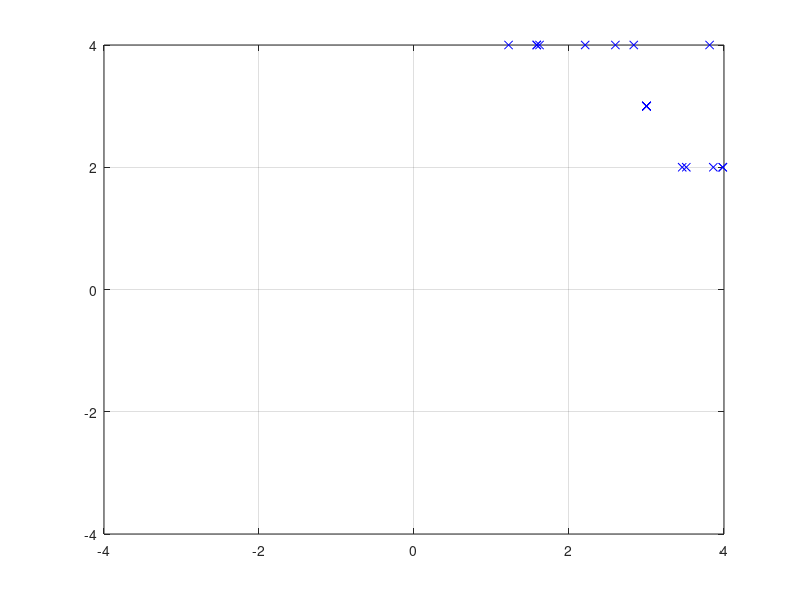

The MATLAB script that drew this image: (Note: this script raises an error after producing the figure.)
clc ; 
% clear all ;
close all;

% initialization
swarm_size = 64 ;
maxIter = 100;      %jumlah partikel
inertia = 1.0 ;     %jumlah iterasi
correction_factor =2.0 ;

% posisi awal swarm
a = 1:8 ;
[X,Y] = meshgrid(a,a);
C = cat(2, X', Y');
D = reshape(C,[], 2);
swarm(1:swarm_size,1,1:2)=D;    %posisi awal partikel
swarm(:,2,:) = 0;               %velocity awal partikel
swarm(:,4,1) = 1000;            %posisi terbaik saat ini
plotObjfcn = 1;                 

% fungsi
% Objfcn = @(x)0.5 * ((x(:,1).^4)-16*(x(:,1).^2)+5*(x(:,1)))+0.5*((x(:,2).^4 - 16*(x(:,2).^2+5*(x(:,2)));
Objfcn = @(x) 0.5 * (x(:,1).^4 - 16 * x(:,1).^2 + 5 * x(:,1)) + ...
              0.5 * (x(:,2).^4 - 16 * x(:,2).^2 + 5 * x(:,2));
tic;

% iterasi PSO
for iter = 1:maxIter
    
    swarm(:, 1, 1)= swarm(: , 1, 1) + swarm(:,2 ,1); %update posisi x dengan velocity
    swarm(:, 1, 1)= swarm(: , 1, 2) + swarm(:,2 ,2);   %update posisi y dengan velocity
    x = swarm(:, 1, 1);
    y = swarm(:, 1, 2);          %update posisi
    fval = Objfcn([x y]);
    
    for i = 1:swarm_size
        if fval (i,1) < swarm (i, 4,1)
            swarm(i, 3, 1) = swarm(i, 1, 1); %update posisi x
            swarm(i, 3, 2) = swarm(i, 1, 2); %update posisi y
            swarm(i, 4, 1) = fval(i,1);          % update nilai terbaik
        end
    end
    
    [~ , gbest] = min (swarm(:, 4,1));      % nilai total terbaik
    
    %update velocity
    
    swarm(:, 2 , 1) = inertia .* rand(swarm_size,1) .* swarm(:,2,1) +correction_factor .* rand(swarm_size,1) .* (swarm(:,3,1) - swarm(:,1,1)) +correction_factor .* rand(swarm_size,1) .* (swarm(gbest,3,1) - swarm(:,1,1));
    swarm(:, 2 , 2) = inertia .* rand(swarm_size,1) .* swarm(:,2,2) +correction_factor .* rand(swarm_size,1) .* (swarm(:,3,2) - swarm(:,1,2)) +correction_factor .* rand(swarm_size,1) .* (swarm(gbest,3,2) - swarm(:,1,2));


    
%     plot partikel
clf : plot(swarm(:, 1, 1), swarm(:,1 ,2), 'bx'); grid   %pergeralan swarm
axis([-4 4 -4 4]);
pause (.5);
disp(['iteration:' num2str(iter)]);

% hold on
end
toc

% plot
if plotObjFcn
    ub = -4;
    lb = 4;
    npoints = 1000;
    x = (ub-lb) .* rand(npoints , 2) + lb;
    for i = 1 : npoints
        f = ObjFcn([x(i,1) x(i,2)]);
        plot3(x(i,1),x(i,2),f,'.r'); hold on
        
    end
    plot3(swarm(1,3,1),swarm(1,3,2),swarm(1,4,1),'xb','linewidth',5,'Markersize',5);grid
    hold on
end

x
xg=min(x)